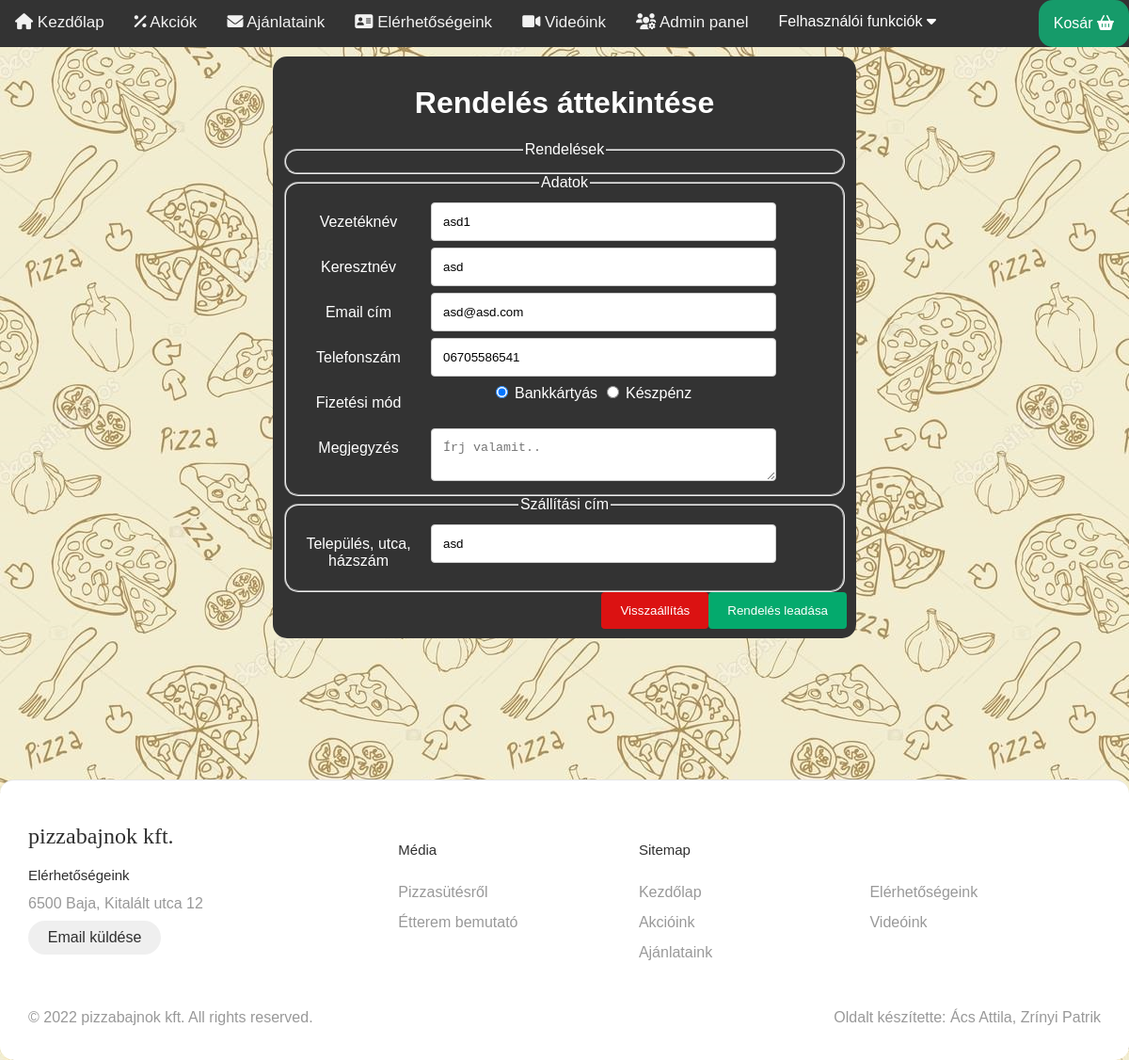
The app's page /pages/szamla.php (signed in) with its own data.
### tables this page shows
CREATE TABLE `accounts` (
  `id` int(11) NOT NULL,
  `email` varchar(255) NOT NULL,
  `vezeteknev` varchar(255) NOT NULL,
  `keresztnev` varchar(255) NOT NULL,
  `password` varchar(255) NOT NULL,
  `birth` date NOT NULL,
  `bemutatkozas` text NOT NULL,
  `kedvenc_pizza` text NOT NULL,
  `lakcim` text NOT NULL,
  `telefonszam` varchar(11) NOT NULL,
  `admin` tinyint(1) NOT NULL DEFAULT '0',
  `blocked` tinyint(1) NOT NULL DEFAULT '0',
  `publicData` varchar(255) NOT NULL DEFAULT '[]'
);

### pages/szamla.php (the view, shortened to what this page needs)
<!DOCTYPE html>
<html lang="hu">
<head>
    <link rel="stylesheet" href="https://cdnjs.cloudflare.com/ajax/libs/font-awesome/6.0.0/css/all.min.css">
    <link rel="stylesheet" href="../css/main.css">
    <link rel="stylesheet" href="../css/mindenes.css">
</head>
<body>
<?php require("../include/navigation.php"); ?>
    <main id="container">
        <h1>Rendelés áttekintése</h1>
        <form action="szamlaatadva.php" method="GET">
            <fieldset id="rendelesAppend">
                <legend>Rendelések</legend>
                <?php
                    require_once("../connect/connect.php");
                    $stmt = $conn->prepare("SELECT * FROM `accounts` WHERE `id` = :ki");
                    $stmt->execute(["ki" => $_SESSION["uid"]]);
                    $userData = $stmt->fetch();
                ?>
            </fieldset>
            <fieldset>
                <legend>Adatok</legend>
                <div class="row">
                    <div class="col-25">
                        <label for="vnev">Vezetéknév</label>
                    </div>
                    <div class="col-60">
                        <input type="text" id="vnev" name="vnev" placeholder="Vezetékneved..." value="<?php echo $userData["vezeteknev"]; ?>" required>
                    </div>
                </div>
                <div class="row">
                    <div class="col-25">
                        <label for="knev">Keresztnév</label>
                    </div>
                    <div class="col-60">
                        <input type="text" id="knev" name="knev" placeholder="Keresztneved.." value="<?php echo $userData["keresztnev"]; ?>" required>
                    </div>
                </div>
                <div class="row">
                    <div class="col-25">
                        <label for="email">Email cím</label>
                    </div>
                    <div class="col-60">
                        <input type="email" id="email" name="email" placeholder="Email címed.." value="<?php echo $userData["email"]; ?>" required>
                    </div>
                </div>
                <div class="row">
                    <div class="col-25">
                        <label for="telszam">Telefonszám</label>
                    </div>
                    <div class="col-60">
                        <input type="tel" id="telszam" name="telszam" placeholder="Telefonszám.." value="<?php echo $userData["telefonszam"]; ?>" required>
                    </div>
                </div>
                <div class="row">
                    <div class="col-25">
                        <label>Fizetési mód</label>
                    </div>
                    <div class="col-60">
                        <input type="radio" name="fizmod" checked> Bankkártyás
                        <input type="radio" name="fizmod"> Készpénz
                    </div>
                </div>
                <div class="row">
                    <div class="col-25">
                        <label for="megjegyz">Megjegyzés</label>
                    </div>
                    <div class="col-60">
                        <textarea id="megjegyz" name="megj" placeholder="Írj valamit.."></textarea>
                    </div>
                </div>
            </fieldset>
            <fieldset>
                <legend>Szállítási cím</legend>
                <div class="row">
                    <div class="col-25">
                        <label for="uhsz">Település, utca, házszám</label>
                    </div>
                    <div class="col-60">
                        <input type="text" id="uhsz" name="uhsz" placeholder="Utca, házszám.." value="<?php echo $userData["lakcim"]; ?>" required>
                    </div>
                </div>
            </fieldset>
            <div class="row">
                <input type="submit" value="Rendelés leadása">
                <input type="reset" value="Visszaállítás">
            </div>
        </form>
    </main>
</body>
</html>

### css/main.css (style rules this page uses)
* { border-radius: 15px; }
body { background-image: url("../img/hatter.jpg"); background-repeat: repeat-x; }
main { margin: auto; margin-top: 50px; width: 85%; padding: 10px; text-align: center; }
footer { margin-top: 150px; display: flex; flex-flow: row wrap; padding: 30px 30px 20px 30px; color: #2f2f2f; background-color: #fff; border-top: 1px solid #e5e5e5; }
footer>* { flex: 1 100%; }
.footer__addr { margin-right: 1.25em; margin-bottom: 2em; }
.footer__logo { font-family: 'Pacifico', cursive; font-weight: 400; text-transform: lowercase; font-size: 1.5rem; }
.footer__addr h2 { margin-top: 1.3em; font-size: 15px; font-weight: 400; }
.nav__title { font-weight: 400; font-size: 15px; }
footer address { font-style: normal; color: #999; }
.footer__btn { display: flex; align-items: center; justify-content: center; height: 36px; max-width: max-content; background-color: rgb(33, 33, 33, 0.07); border-radius: 100px; color: #2f2f2f; line-height: 0; margin: 0.6em 0; font-size: 1rem; padding: 0 1.3em; }
footer ul { list-style: none; padding-left: 0; }
footer li { line-height: 2em; }
footer a { text-decoration: none; }
.footer__nav { display: flex; flex-flow: row wrap; }
.footer__nav>* { flex: 1 50%; margin-right: 1.25em; }
.nav__ul a { color: #999; }
.nav__ul--extra { column-count: 2; column-gap: 1.25em; }
.legal { display: flex; flex-wrap: wrap; color: #999; }
.legal__links { display: flex; align-items: center; }
@media screen and (min-width: 24.375em) { .legal .legal__links { margin-left: auto; } }
@media screen and (min-width: 700px) { .footer__nav>* { flex: 1; } }
@media screen and (min-width: 700px) { .nav__item--extra { flex-grow: 2; } }
@media screen and (min-width: 700px) { .footer__addr { flex: 1 0px; } }
@media screen and (min-width: 700px) { .footer__nav { flex: 2 0px; } }

### css/mindenes.css (style rules this page uses)
main { width: 50%; background-color: #333; margin-top: 5%; color: white; }
input[type=text], input[type=tel], input[type=number], input[type=email], input[type=password], input[type=date], select, textarea { width: 100%; padding: 12px; border: 1px solid #ccc; border-radius: 4px; resize: vertical; }
label { padding: 12px 12px 12px 0; display: inline-block; }
input[type=submit] { background-color: #04AA6D; color: white; padding: 12px 20px; border: none; border-radius: 4px; cursor: pointer; float: right; }
input[type=reset] { background-color: #db1212; color: white; padding: 12px 20px; border: none; border-radius: 4px; cursor: pointer; float: right; }
.col-25 { float: left; width: 25%; margin-top: 6px; }
.col-60 { float: left; width: 60%; margin-top: 6px; }
.row:after { content: ""; display: table; clear: both; }

### include/navigation.php (style rules this page uses)
body { margin: 0; font-family: Arial, Helvetica, sans-serif; }

### records on screen
accounts: vnev "asd1", knev "asd", email "asd@asd.com", telszam "06705586541", uhsz "asd"
